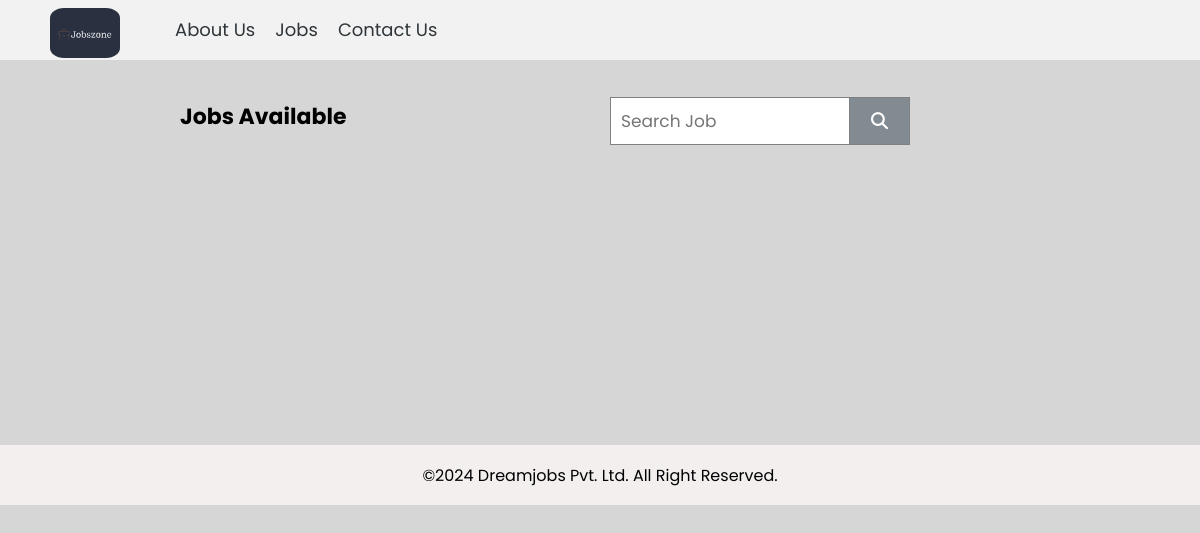
Before: /jobs/ (signed in) with the older database file.
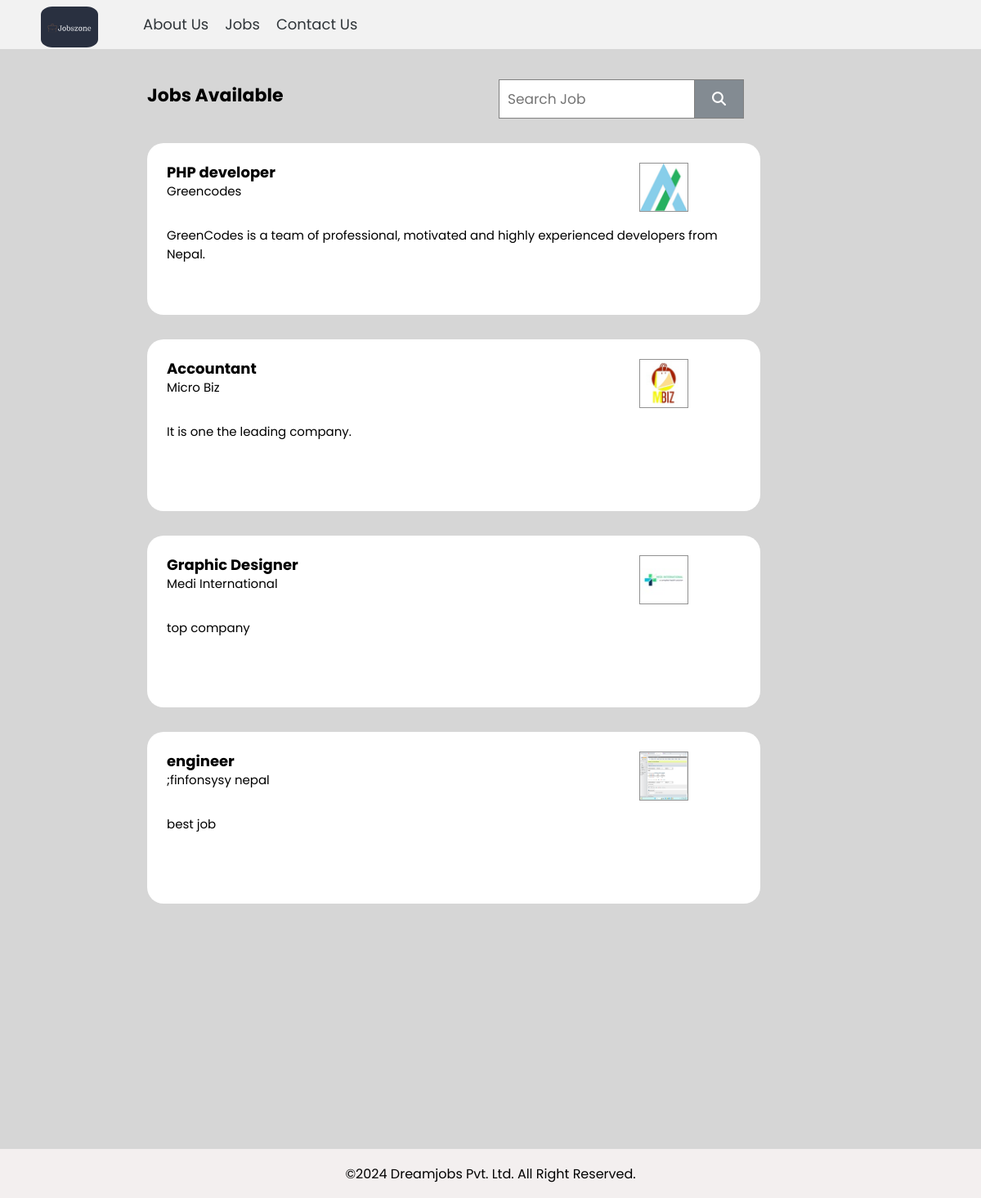
After: the same page with the newer database file.
### home1/models.py (models this page shows, shortened)
class addjobs(models.Model):
  jname=models.CharField(max_length=100)
  jcompany=models.CharField(max_length=100,default="")
  jdescription = models.CharField(max_length=500)
  jimage=models.ImageField(upload_to="home1/allimages",default="")

### home1/views.py (the view)
# urls.py: path('jobs/',views.jobs,name="jobs"),
@login_required(login_url='loginn')
def jobs(request):
   if request.method == 'POST':
      if "search" in request.POST:
         query = request.POST.get('searchjob')
         jobdata= addjobs.objects.filter(Q(jname__icontains=query) | Q(jcompany__icontains=query))
         context1 = {"jobdata": jobdata}
         return render(request,'index/jobs.html',context1)
   else:
      jobdata=addjobs.objects.all()
      context = {"jobdata": jobdata}
      return render(request,'index/jobs.html',context)

### templates/index/jobs.html (shortened to what this page needs)
{% load static %}
<!DOCTYPE html>
<html lang="en">
<head>
    <link rel="stylesheet" href="{% static 'home1/jobs.css' %}">
    <link rel="stylesheet" href="https://cdnjs.cloudflare.com/ajax/libs/font-awesome/6.5.1/css/all.min.css"
 />
</head>
<body>
    <header>
        <div class="navbar">
            <div class="first">
                <a href="{% url 'home' %}"><div class="logo"></div></a>
                <div class="nav-items">
                    <ul>
                        <li><a href="{% url 'about' %}">About Us</a></li>
                        <li><a href="{% url 'jobs' %}">Jobs</a></li>
                        <li><a href="{% url 'contact' %}">Contact Us</a></li>
                    </ul>
                </div>
            </div>
        </div>
    </header>
   <div class="both">
    <p class="ja">Jobs Available</p>
        <form class="example" method="POST">
          <input type="text" placeholder="Search Job" name="searchjob">
          <button name="search"><i class="fa fa-search"></i></button>
        </form>
        </div>
    {% for n in jobdata%}
    <div class="first-container">
        <div class="name-logo">
            <div class="php-developer">
                {% if n.jname == "PHP developer" %}
                    <a href="{% url 'inside' %}">
                        <div class="php" >
                            {{n.jname}}
                        </div>
                    </a>
                {% elif n.jname == "IT Engineer"%}
                    <a href="{% url 'inside1' %}">
                        <div class="php" >
                            {{n.jname}}
                        </div>
                    </a>
                {% else %}
                    <div class="php" >
                        {{n.jname}}
                    </div>
                {%endif %}
                <p class="company-name">
                   {{n.jcompany}} </p>
            </div>
<div >
    <img src='/media/{{n.jimage}}' class="logo-greencodes">
</div>
        </div>
        <div class="content1">
            {{n.jdescription}}
          </div>
    </div>
    {% endfor %}
        <div class="foot-panel3">
            <div class="copyright">
                ©2024 Dreamjobs Pvt. Ltd. All Right Reserved.
            </div>
        </div>
</body>
</html>

### static/home1/jobs.css (style rules this page uses)
* { margin: 0px; padding: 0px; box-sizing: border-box; font-family: 'Poppins', sans-serif; }
body { background-color: #d6d6d6; }
.navbar { display: flex; background-color: #f2f2f2; height: 60px; justify-content: space-between; align-items: center; position: fixed; width: 100%; top: 0; z-index: 100; }
.first { display: flex; }
.logo { background-image: url("../home1/images/jobszone2.png"); height: 50px; width: 70px; background-size: cover; border-radius: 20%; align-items: center; justify-content: center; margin-top: 5px; margin-left: 50px; }
.nav-items { display: flex; justify-content: center; align-items: center; margin-left: 45px; }
.nav-items ul { display: flex; }
.nav-items ul li a { text-decoration: none; color: #2f3539; font-size: 18px; }
.nav-items ul li { list-style-type: none; display: inline-block; padding: 8px 10px; position: relative; }
.nav-items ul li::after { content: ''; width: 0%; height: 2px; background-color: #6a5ae6; display: block; margin: auto; transition: 0.5s; }
.first-container { background-color: white; width: 750px; height: 210px; border-radius: 20px; padding: 24px; margin-top: 30px; margin-left: 180px; }
.ja { margin-left: 180px; font-size: 22px; font-weight: 700; margin-top: 100px; }
.name-logo { display: flex; }
.php { line-height: 23px; font-size: 18px; font-weight: 700; width: 508px; }
.php-developer a { text-decoration: none; color: black; }
.logo-greencodes { width: 60px; height: 60px; background-size: cover; margin-left: 70px; border: 1px solid rgb(145, 145, 145); }
.company-name { height: 18px; width: 300px; font-size: 15px; margin: 0 12px 0 0; }
.content1 { margin-top: 10px; font-size: 15px; }
.foot-panel3 { margin-top: 300px; height: 60px; background-color: #f3efef; color: balck; display: flex; justify-content: center; align-items: center; }
.example { max-width: 300px; margin-left: 610px; }
.example input[type=text] { padding: 10px; margin-top: -12%; font-size: 17px; border: 1px solid grey; float: left; width: 80%; background: #fff; }
.example button { float: left; width: 20%; margin-top: -12%; padding: 10px; background: #838b92; color: white; font-size: 17px; border: 1px solid grey; border-left: none; cursor: pointer; }
.example::after { content: ""; clear: both; display: table; }

### templates/index/jobs.html (style rules this page uses)
.php-developer a { text-decoration:none; color:black; }

Changed rows visible on the page:
added addjobs: jname "PHP developer", jcompany "Greencodes", jimage (picture), jdescription "GreenCodes is a team of professional, motivated and highly experienced developers from Nepal."
added addjobs: jname "Accountant", jcompany "Micro Biz", jimage (picture), jdescription "It is one the leading company."
added addjobs: jname "Graphic Designer", jcompany "Medi International", jimage (picture), jdescription "top company"
added addjobs: jname "engineer", jcompany ";finfonsysy nepal", jimage (picture), jdescription "best job"
